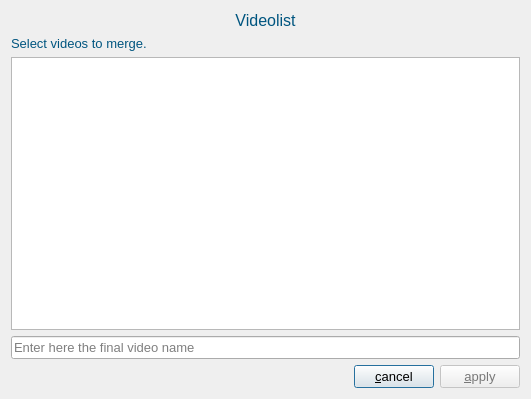
<?xml version="1.0" encoding="UTF-8"?>
<ui version="4.0">
 <class>DialogVideoList</class>
 <widget class="QDialog" name="DialogVideoList">
  <property name="geometry">
   <rect>
    <x>0</x>
    <y>0</y>
    <width>531</width>
    <height>399</height>
   </rect>
  </property>
  <property name="font">
   <font>
    <pointsize>10</pointsize>
   </font>
  </property>
  <property name="windowTitle">
   <string>Dialog</string>
  </property>
  <layout class="QGridLayout" name="gridLayout">
   <item row="0" column="0" colspan="3">
    <widget class="QLabel" name="label">
     <property name="palette">
      <palette>
       <active>
        <colorrole role="WindowText">
         <brush brushstyle="SolidPattern">
          <color alpha="255">
           <red>0</red>
           <green>85</green>
           <blue>127</blue>
          </color>
         </brush>
        </colorrole>
       </active>
       <inactive>
        <colorrole role="WindowText">
         <brush brushstyle="SolidPattern">
          <color alpha="255">
           <red>0</red>
           <green>85</green>
           <blue>127</blue>
          </color>
         </brush>
        </colorrole>
       </inactive>
       <disabled>
        <colorrole role="WindowText">
         <brush brushstyle="SolidPattern">
          <color alpha="255">
           <red>120</red>
           <green>120</green>
           <blue>120</blue>
          </color>
         </brush>
        </colorrole>
       </disabled>
      </palette>
     </property>
     <property name="font">
      <font>
       <pointsize>12</pointsize>
      </font>
     </property>
     <property name="text">
      <string>Videolist</string>
     </property>
     <property name="alignment">
      <set>Qt::AlignCenter</set>
     </property>
    </widget>
   </item>
   <item row="1" column="0" colspan="3">
    <widget class="QLabel" name="label_2">
     <property name="palette">
      <palette>
       <active>
        <colorrole role="WindowText">
         <brush brushstyle="SolidPattern">
          <color alpha="255">
           <red>0</red>
           <green>85</green>
           <blue>127</blue>
          </color>
         </brush>
        </colorrole>
       </active>
       <inactive>
        <colorrole role="WindowText">
         <brush brushstyle="SolidPattern">
          <color alpha="255">
           <red>0</red>
           <green>85</green>
           <blue>127</blue>
          </color>
         </brush>
        </colorrole>
       </inactive>
       <disabled>
        <colorrole role="WindowText">
         <brush brushstyle="SolidPattern">
          <color alpha="255">
           <red>120</red>
           <green>120</green>
           <blue>120</blue>
          </color>
         </brush>
        </colorrole>
       </disabled>
      </palette>
     </property>
     <property name="text">
      <string>Select videos to merge.</string>
     </property>
    </widget>
   </item>
   <item row="3" column="0" colspan="3">
    <widget class="QLineEdit" name="videoNameEdit">
     <property name="placeholderText">
      <string>Enter here the final video name</string>
     </property>
    </widget>
   </item>
   <item row="4" column="0">
    <spacer name="horizontalSpacer">
     <property name="orientation">
      <enum>Qt::Horizontal</enum>
     </property>
     <property name="sizeHint" stdset="0">
      <size>
       <width>276</width>
       <height>20</height>
      </size>
     </property>
    </spacer>
   </item>
   <item row="4" column="1">
    <widget class="QPushButton" name="cancelButton">
     <property name="text">
      <string>&amp;cancel</string>
     </property>
    </widget>
   </item>
   <item row="4" column="2">
    <widget class="QPushButton" name="applyButton">
     <property name="enabled">
      <bool>false</bool>
     </property>
     <property name="palette">
      <palette>
       <active>
        <colorrole role="ButtonText">
         <brush brushstyle="SolidPattern">
          <color alpha="255">
           <red>0</red>
           <green>85</green>
           <blue>127</blue>
          </color>
         </brush>
        </colorrole>
       </active>
       <inactive>
        <colorrole role="ButtonText">
         <brush brushstyle="SolidPattern">
          <color alpha="255">
           <red>0</red>
           <green>85</green>
           <blue>127</blue>
          </color>
         </brush>
        </colorrole>
       </inactive>
       <disabled>
        <colorrole role="ButtonText">
         <brush brushstyle="SolidPattern">
          <color alpha="255">
           <red>120</red>
           <green>120</green>
           <blue>120</blue>
          </color>
         </brush>
        </colorrole>
       </disabled>
      </palette>
     </property>
     <property name="text">
      <string>&amp;apply</string>
     </property>
    </widget>
   </item>
   <item row="2" column="0" colspan="3">
    <widget class="QListWidget" name="listWidget"/>
   </item>
  </layout>
 </widget>
 <resources/>
 <connections/>
</ui>
